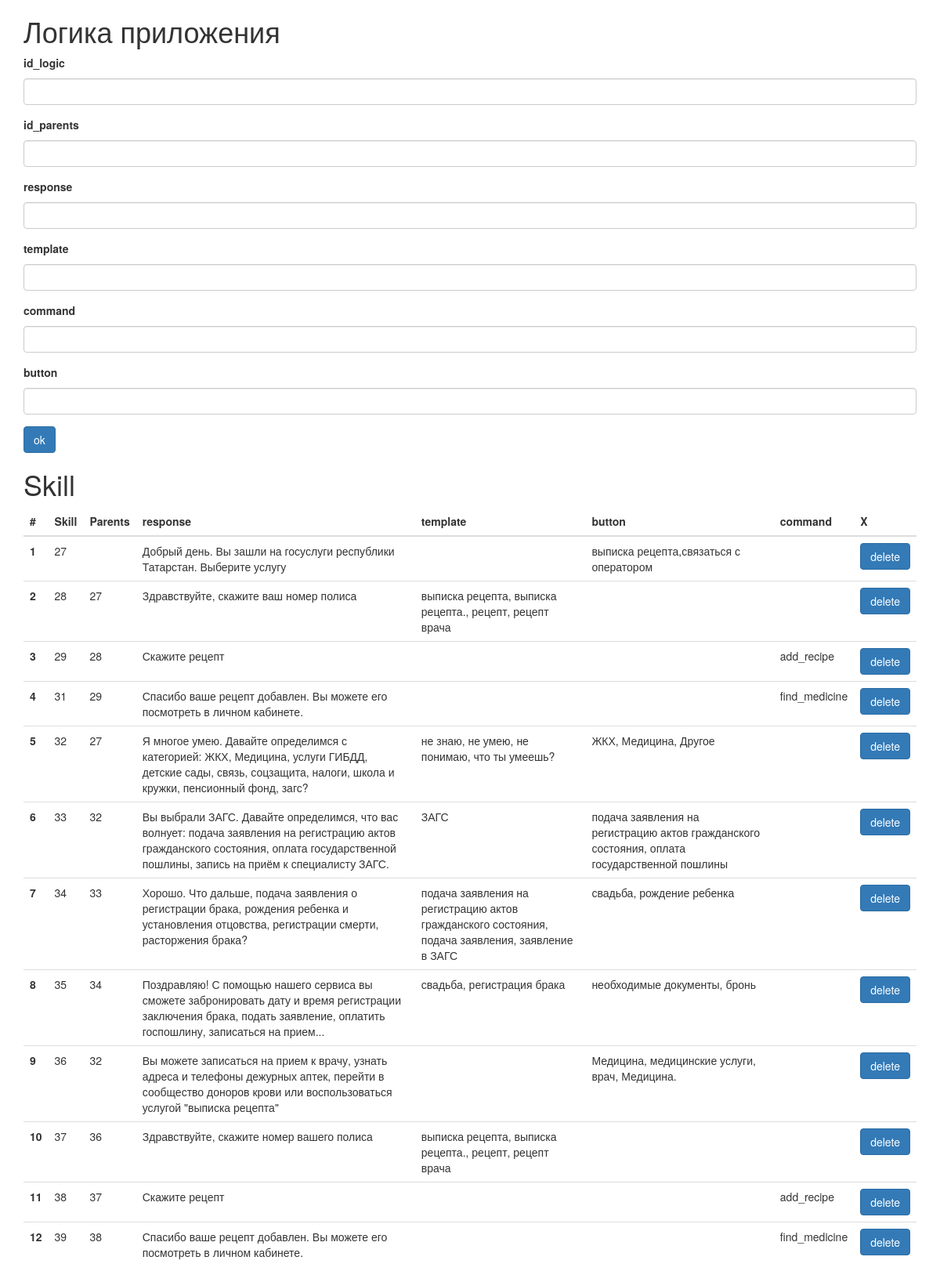
Screenshot of /info with the database file from the repository.
### app.py (models this page shows, shortened)
class Logic(db.Model):
    __tablename__ = 'logic_skill'
    id_logic = db.Column(db.Integer, primary_key=True)
    id_parents = db.Column(db.String(64))
    response = db.Column(db.String(256))
    template = db.Column(db.String(256))
    command = db.Column(db.String(256))
    button = db.Column(db.String(256))

### app.py (the view, shortened to what this page needs)
@app.route('/info', methods=['GET', 'POST'])
def info():
    form = FormAddSkill()
    delform = FormDeleteSkill()
    if request.form.get('id_del') != None:
        Logic.query.filter_by(id_logic=request.form.get('id_del')).delete()
        db.session.commit()
    elif request.form.get('id_parents') != None:
        skill = Logic(id_parents = request.form.get('id_parents'), response = request.form.get('response'),
                      template = request.form.get('template'), button = request.form.get('button'), command = request.form.get('command'))
        db.session.add(skill)
        db.session.commit()
    logic = Logic.query.all()
    logic = sorted(logic, key=lambda logic: logic.id_parents)
    rekurs_element = {}
    rekursia(logic,'',0, rekurs_element)
    logic = sorted(logic,key=lambda logic: rekurs_element[logic.id_logic])
    return render_template('info.html', title="lk", logic=logic, form=form, delform=delform)

### forms.py
class FormAddSkill(Form):
    id_logic = StringField('id_logic')
    id_parents = StringField('id_parents')
    response = StringField('response', validators=[DataRequired()])
    template = StringField('template')
    button = StringField('button')
    command = StringField('command')
    submit = SubmitField('ok')

class FormDeleteSkill(Form):
    id_del = HiddenField('id_del')
    deletSub = SubmitField('delete')

### app.py (called while the page is built)
def rekursia(logic,id_parents,iterator,rekurs_element):
    for val in logic:
        if val.id_parents == str(id_parents) and  rekurs_element.get(val.id_logic,0) == 0:
            rekurs_element[val.id_logic] = len(rekurs_element);
            rekursia(logic,val.id_logic,len(rekurs_element),rekurs_element)

### templates/info.html (shortened to what this page needs)
{% extends 'bootstrap/base.html' %}
{% import "bootstrap/wtf.html" as wtf %}
{% block content %}
<div class="container">
    <h1>Логика приложения</h1>
    <form method="post" action="">
          <div class="form-group">
            <label for="exampleInputPassword1">{{ form.id_logic.label }} </label>
            {{ form.id_logic(size=20,class_="form-control") }}
          </div>
          <div class="form-group">
            <label for="exampleInputPassword1"> {{ form.id_parents.label }}</label>
            {{ form.id_parents(size=20,class_="form-control") }}
          </div>
        <div class="form-group">
            <label for="exampleInputPassword1">{{ form.response.label }} </label>
             {{ form.response(size=200,class_="form-control") }}
          </div>
         <div class="form-group">
            <label for="exampleInputPassword1">{{ form.template.label }}</label>
             {{ form.template(size=200,class_="form-control") }}
          </div>
        <div class="form-group">
            <label for="exampleInputPassword1">{{ form.command.label }}</label>
             {{ form.command(size=200,class_="form-control") }}
          </div>
           <div class="form-group">
            <label for="exampleInputPassword1">{{ form.button.label }}</label>
             {{ form.button(size=200,class_="form-control") }}
          </div>
         {{ form.submit(class_="btn btn-primary") }}
    </form>
    <h1>Skill</h1>
     <table class="table table-sm">
     <thead>
        <tr>
            <th scope="col">#</th>
            <th scope="col">Skill</th>
            <th scope="col">Parents</th>
            <th scope="col">response</th>
            <th scope="col">template</th>
            <th scope="col">button</th>
            <th scope="col">command</th>
            <th scope="col">X</th>
        </tr>
     </thead>
         {% for log in logic %}
             <tr>
                  <th scope="row">{{ loop.index }}</th>
                  <td>{{ log.id_logic }}</td>
                  <td>{{ log.id_parents }}</td>
                  <td>{{ log.response }}</td>
                  <td>{{ log.template }}</td>
                  <td>{{ log.button }}</td>
                  <td>{{ log.command }}</td>
                  <td>
                       <form method="post" action="">
                           {{ delform.deletSub(class_="btn btn-primary") }}
                       </form>
                  </td>
             </tr>
         {% endfor %}
     </table>
</div>
{% endblock %}

### rows the page displays
Logic: id_logic "27", response "Добрый день. Вы зашли на госуслуги республики Татарстан. Выберите услугу", button "выписка рецепта,связаться с оператором"
Logic: id_logic "28", id_parents "27", response "Здравствуйте, скажите ваш номер полиса", template "выписка рецепта, выписка рецепта., рецепт, рецепт врача"
Logic: id_logic "29", id_parents "28", response "Скажите рецепт", command "add_recipe"
Logic: id_logic "31", id_parents "29", response "Спасибо ваше рецепт добавлен. Вы можете его посмотреть в личном кабинете.", command "find_medicine"
Logic: id_logic "32", id_parents "27", response "Я многое умею. Давайте определимся с категорией: ЖКХ, Медицина, услуги ГИБДД, детские сады, связь, соцзащита, налоги, школа и кружки, пенсионный фонд, загс?", template "не знаю, не умею, не понимаю, что ты умеешь?", button "ЖКХ, Медицина, Другое"
Logic: id_logic "33", id_parents "32", response "Вы выбрали ЗАГС. Давайте определимся, что вас волнует: подача заявления на регистрацию актов гражданского состояния, оплата государственной пошлины, запись на приём к специалисту ЗАГС.", template "ЗАГС", button "подача заявления на регистрацию актов гражданского состояния, оплата государственной пошлины"
Logic: id_logic "34", id_parents "33", response "Хорошо. Что дальше, подача заявления о регистрации брака, рождения ребенка и установления отцовства, регистрации смерти, расторжения брака?", template "подача заявления на регистрацию актов гражданского состояния, подача заявления, заявление в ЗАГС", button "свадьба, рождение ребенка"
Logic: id_logic "35", id_parents "34", response "Поздравляю! С помощью нашего сервиса вы сможете забронировать дату и время регистрации заключения брака, подать заявление, оплатить госпошлину, записаться на прием...", template "свадьба, регистрация брака", button "необходимые документы, бронь"
Logic: id_logic "36", id_parents "32", response "Вы можете записаться на прием к врачу, узнать адреса и телефоны дежурных аптек, перейти в сообщество доноров крови или воспользоваться услугой \"выписка рецепта\"", button "Медицина, медицинские услуги, врач, Медицина."
Logic: id_logic "37", id_parents "36", response "Здравствуйте, скажите номер вашего полиса", template "выписка рецепта, выписка рецепта., рецепт, рецепт врача"
Logic: id_logic "38", id_parents "37", response "Скажите рецепт", command "add_recipe"
Logic: id_logic "39", id_parents "38", response "Спасибо ваше рецепт добавлен. Вы можете его посмотреть в личном кабинете.", command "find_medicine"
